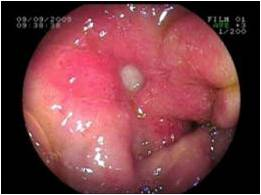
%> input picture Picture6.jpg, 261 x 195 px
$ octave task1.m   (GNU Octave 9; MATLAB toolbox functions it lacks are replaced by stand-ins)
%> lines starting %> are read from the running program, lines starting %| are printed output that depends on the picture; in (x1, y1, x2, y2) boxes, pixels count from 0 and x2, y2 are one past the last pixel; in counts of white or black regions, pixels touching at a corner belong together; the program's own positions count from 1; long printed decimals are rounded
% [4 lines of commented-out code are left out]
A5 = 'C:\Program Files\MATLAB\Picture6.jpg';
% [5 lines of commented-out code are left out]
    B = imread(A5, 'jpg');
%> B is the input picture: size 195x261x3 uint8; mean R, G, B 125.7, 64.8, 70.4
    subplot(3,4,1); imshow(B);  title('original image');                      %displays image

    gray = rgb2gray(B);                          %convert to gray scale
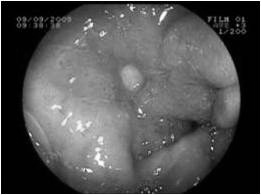
%> gray: size 195x261 uint8; min 0, max 255, mean 83.6
    subplot(3,4,2); imshow(gray);  title('Gray image');                    %displays gray image

    D = im2double(B);                            %converts to double
    E = graythresh(D);                           % threshold according to original image
%> E = 0.424

    bin = im2bw(D, 0.7);                        %manually giving threshold + BnW conversion
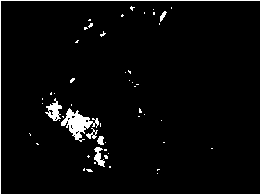
%> bin: size 195x261 logical; 4.1% white; 53 white regions (46 under 20 px), largest, box (x1, y1, x2, y2) and area: (0, 0, 261, 195) 908, (61, 108, 99, 142) 518, (45, 98, 62, 121) 182
     %subplot(3,4,2); imshow(bin);  title('binary image');                    %displays BnW image

    bin = double(bin);
    filt = medfilt2(bin, [10 10]);              %Median Filter with filter value
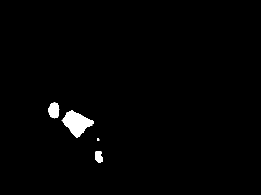
%> filt: size 195x261 double; min 0, max 1, mean 0.014
    subplot(3,4,3); imshow(filt);  title('Noise-free image');                    %Displays fltered image

    img = abs(filt);                             %absolute value

    img = log(img+1);
    img = double(img);
    nBlack = sum(img(:));
%> nBlack = 496.9
    %display(nBlack);

    se = strel('disk', 4);                      %Create structural element
    erd = imerode(filt, se);                    %Erode image
    erd = double(erd);
    dilate = imdilate(erd, se);                 %Dilate image
    dilate = double(dilate);
    result = dilate;
    subplot(3,4,4); imshow(result);  title('Extracted Region of Ulcers');                  %Excess noise removed from image

    canny = edge(result, 'canny', [], 5);       %Canny edge detection
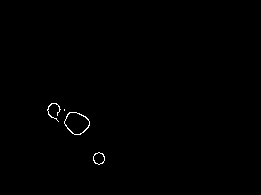
%> canny: size 195x261 logical; 0.35% white in thin lines or dots, all inside (x1, y1, x2, y2) = (47, 103, 105, 165)
    figure(2); imshow(canny);  title('Malignant Region');

%end

[Nx,Ny] = size(result);
%> Nx = 195; Ny = 261
BlackPixelCount = zeros(Nx,1);
WhitePixelCount = zeros(Nx,1);

for it = 1:Nx
    numberOfWhitePixels = sum(result(:));
    numberOfBlackPixels = numel(result) - numberOfWhitePixels;
end

total = numel(result);
%> total = 50895

ratioPixel = numberOfWhitePixels / total;
%> ratioPixel = 0.0129

disp(ratioPixel);
%| 0.01288

nWhite = nnz(result);
%> nWhite = 661

disp(nWhite);
%| 661

$ run again, with Picture1.jpg copied over Picture6.jpg
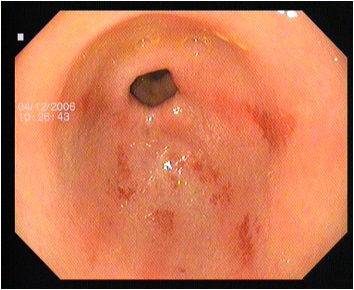
%> input picture Picture1.jpg, 354 x 290 px
%> B is the input picture: size 290x354x3 uint8; mean R, G, B 197, 115.8, 80.9
%> `gray = rgb2gray(B);`:
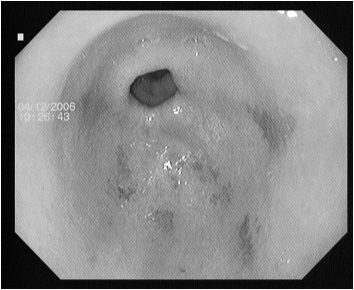
%> gray: size 290x354 uint8; min 0, max 255, mean 136.1
%> E = 0.588
%> nBlack = 12256.8
%> `canny = edge(result, 'canny', [], 5);`:
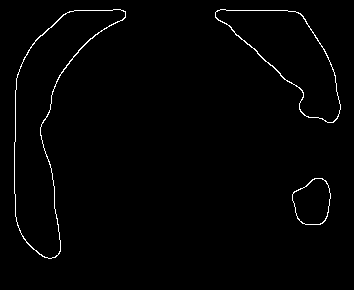
%> canny: size 290x354 logical; 1.3% white in thin lines or dots, all inside (x1, y1, x2, y2) = (14, 9, 341, 259)
%> ratioPixel = 0.171
%| 0.1709
%> nWhite = 17702
%| 17702

$ run again, with Picture2.jpg copied over Picture6.jpg
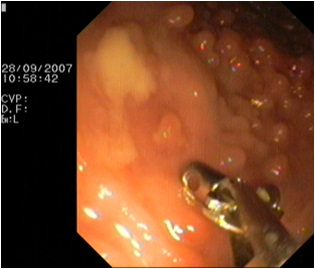
%> input picture Picture2.jpg, 315 x 269 px
%> B is the input picture: size 269x315x3 uint8; mean R, G, B 118.4, 68.1, 38.4
%> `gray = rgb2gray(B);`:
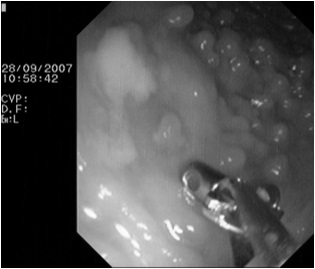
%> gray: size 269x315 uint8; min 0, max 255, mean 79.8
%> E = 0.404
%> nBlack = 3220.5
%> `canny = edge(result, 'canny', [], 5);`:
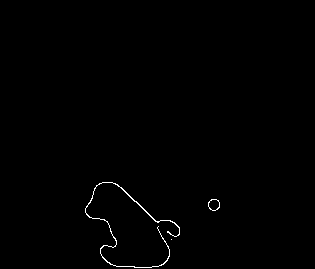
%> canny: size 269x315 logical; 0.5% white in thin lines or dots, all inside (x1, y1, x2, y2) = (85, 182, 220, 268)
%> ratioPixel = 0.0537
%| 0.05372
%> nWhite = 4576
%| 4576
